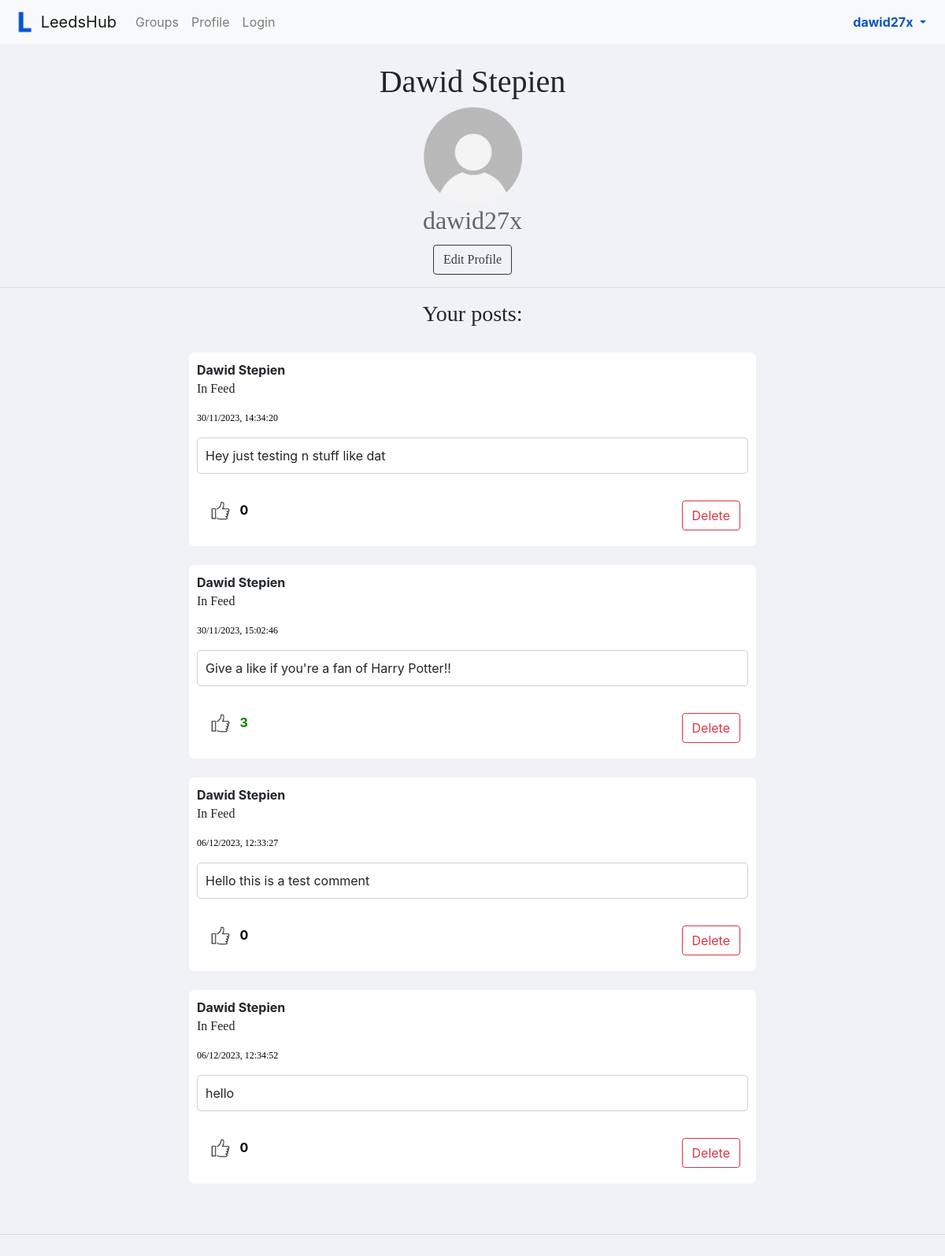
The app's page /profile (signed in) with its own data.
### app/models.py (models this page shows, shortened)
class User(db.Model, UserMixin):
    id = db.Column(db.Integer, primary_key=True)
    username = db.Column(db.String(25), nullable=False, unique=True)
    fullname = db.Column(db.String(30), nullable=False)
    uniyear = db.Column(db.Integer, nullable=False)
    uniemail = db.Column(db.String(30), nullable=False)
    posts = db.relationship('Post', backref='creator')
    groups = db.relationship('Membership', backref='member')
    liked_posts = db.relationship('Post', backref="liked")
    comments = db.relationship('Comment', backref="commenter")
    password_hash = db.Column(db.String(128))
    @property
    def password(self):
        raise AttributeError("Password is not a readable attribute")

class Post(db.Model):
    id = db.Column(db.Integer, primary_key=True)
    content = db.Column(db.Text, nullable=False)
    creator_id = db.Column(db.Integer, db.ForeignKey('user.id'))
    date = db.Column(db.DateTime, default=datetime.utcnow())
    likes = db.Column(db.Integer, default=0)
    domain = db.Column(db.String(20), default="feed")
    comments = db.relationship("Comment", backref="com")

### app/views.py (the view)
@app.route('/profile')
@login_required
def profile():
    groups = Group.query
    posts = Post.query.filter_by(creator_id=current_user.id)
    liked_posts = []
    likes = LikesTable.query.filter_by(user_id=current_user.id)
    for like in likes:
        for post in posts:
            if like.post_id == post.id:
                liked_posts.append(post)
    return render_template("profile.html",
                           title="Profile",
                           posts=posts,
                           likes=liked_posts,
                           groups=groups)

### app/views.py (called while the page is built)
@login_manager.user_loader
def load_user(user_id):
    return User.query.get(int(user_id))

### app/templates/profile.html (shortened to what this page needs)
{% extends "base.html" %}
{% block content %}
<html>
 <head>
</head>
<body>
<div style="text-align:center">
<h1>{{current_user.fullname}}</h1>
<img id="profilepic" src="static/profile.png" alt="Profile picture">
<h2>{{current_user.username}}<h2>
<a href='/settings' class="btn btn-outline-dark">Edit Profile</a>
<br>
<hr>
<h3>Your posts:</h3>
<br>
</div>
{% for post in posts %}
    <div class="container" id="post">
    <strong>{{post.creator.fullname}}</strong>
    {% if groups.get(post.domain).title %}
    <p>In '{{groups.get(post.domain).title}}' Group</p>
    <p style="color:black; font-size:12px">{{post.date.strftime("%d/%m/%Y, %H:%M:%S")}}</p>
    {% else %}
    <p>In Feed</p>
    <p style="color:black; font-size:12px">{{post.date.strftime("%d/%m/%Y, %H:%M:%S")}}</p>
    {% endif %}
    <div id="text">
    {{post.content}}
    </div>
    <br>
    <div class="row" style="padding:10px">
    <div class="col-4">
    <a onclick="like({{post.id}})" id="likebutton" ><img id="likeicon" src="/static/likeicon.webp" alt="like button"></a>
    {% if post in likes %}
    <strong><span style="color:green" id="like-count-{{ post.id }}">{{ post.likes }}</span></strong>
    {% else %}
    <strong><span style="color:black" id="like-count-{{ post.id }}">{{ post.likes }}</span></strong>
    {% endif %}
    </div>
    <div class="col-8">
    <a href="/deletepostprofile/{{post.id}}" class="btn btn-outline-danger float-right">Delete</a>
    </div>
    </div>
    </div>
    <br>
{% endfor%}
<br>
<hr>
<br>
</body>
</html>
{% endblock %}

### app/templates/base.html (shortened to what this page needs)
<!DOCTYPE html>
<html lang="en">
    <head>
    <link rel="stylesheet" href="https://maxcdn.bootstrapcdn.com/bootstrap/4.5.2/css/bootstrap.min.css">
    <link rel="stylesheet" href="/static/style.css">
    </head>
    <body>
<nav class="navbar navbar-expand-sm navbar-light bg-light">
  <a href='/' class="navbar-brand">
    <img src="/static/logo3.png" width="30" height="30" class="d-inline-block align-top" alt="Blue L">
    LeedsHub
  </a>
  <div class="collapse navbar-collapse" id="navbarSupportedContent">
    <ul class="navbar-nav mr-auto">
      <li class="nav-item"><a class="nav-link" href="/findgroups">Groups</a></li>
      <li class="nav-item"><a class="nav-link" href="/profile">Profile</a></li>
      <li class="nav-item"><a class="nav-link" href="/login">Login</a></li>
    </ul>
    <ul class="navbar-nav navbar-right">
      <li class="nav-item dropdown">
        <a style="color:#0f53bf" class="nav-link dropdown-toggle" id="navbarDropdownMenuLink" role="button" data-toggle="dropdown" aria-haspopup="true" aria-expanded="false">
          <strong>{{current_user.username}}</strong>
        </a>
      </li>
    </ul>
  </div>
</nav>
   <br>
    <div id="page">
   {% block content %}{% endblock %}
    </div>
    </body>
  </html>

### app/static/style.css (style rules this page uses)
h2 { font-family: Arial, Helvetica, sans-serif; color: #646669; font-weight: lighter; text-decoration-color: black; }
#likeicon { width:40px; height:24px; border-style:solid" }
body { background-color: #f1f2f5; }
p, h1,h2,h3, form { font-family: Verdana }
#post { border-radius:7px; padding:10px; background-color:white; width:60% }
#profilepic { width:125px; height:125px; }
#text { border-style:solid; border-radius:5px; border-width: 1px; padding:10px; border-color:rgb(210, 207, 207); }

### records on screen
User: username "dawid27x", fullname "Dawid Stepien"
Post: creator.fullname "Dawid Stepien", date "30/11/2023, 14:34:20", content "Hey just testing n stuff like dat", likes "0"
Post: creator.fullname "Dawid Stepien", date "30/11/2023, 15:02:46", content "Give a like if you're a fan of Harry Potter!!", likes "3"
Post: creator.fullname "Dawid Stepien", date "06/12/2023, 12:33:27", content "Hello this is a test comment", likes "0"
Post: creator.fullname "Dawid Stepien", date "06/12/2023, 12:34:52", content "hello", likes "0"
